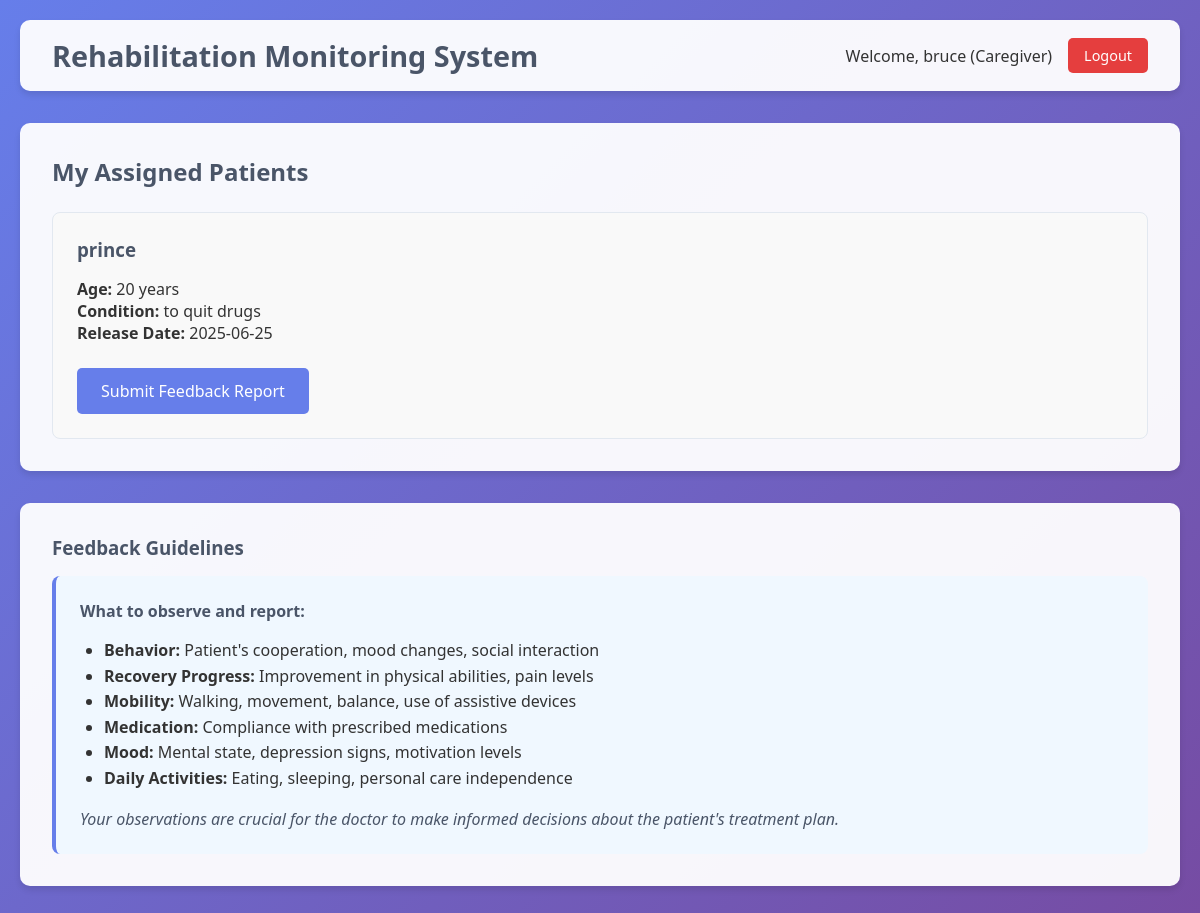
The app's page /caregiver_dashboard (signed in) with its own data.
### tables this page shows
CREATE TABLE patients (
            id INTEGER PRIMARY KEY AUTOINCREMENT,
            name TEXT NOT NULL,
            age INTEGER,
            condition_description TEXT,
            release_date TEXT,
            assigned_caregiver TEXT,
            doctor_id INTEGER,
            FOREIGN KEY (doctor_id) REFERENCES users (id)
        );

### app.py (the view)
@app.route('/caregiver_dashboard')
def caregiver_dashboard():
    if 'user_id' not in session or session['role'] != 'caregiver':
        return redirect(url_for('index'))
    conn = sqlite3.connect('rehabilitation.db')
    cursor = conn.cursor()
    cursor.execute("SELECT * FROM patients WHERE assigned_caregiver = ?", (session['name'],))
    patients = cursor.fetchall()
    conn.close()
    return render_template('caregiver_dashboard.html', patients=patients)

### templates/caregiver_dashboard.html (shortened to what this page needs)
{% extends "base.html" %}
{% block content %}
<div class="card">
    <h2 style="margin-bottom: 1.5rem; color: #4a5568;">My Assigned Patients</h2>
    {% if patients %}
    <div class="grid">
        {% for patient in patients %}
        <div style="border: 1px solid #e2e8f0; border-radius: 8px; padding: 1.5rem; background: #f9f9f9;">
            <h3 style="color: #4a5568; margin-bottom: 1rem;">{{ patient[1] }}</h3>
            <p><strong>Age:</strong> {{ patient[2] }} years</p>
            <p><strong>Condition:</strong> {{ patient[3] }}</p>
            <p><strong>Release Date:</strong> {{ patient[4] }}</p>
            <div style="margin-top: 1.5rem;">
                <a href="{{ url_for('submit_feedback_form', patient_id=patient[0]) }}" class="btn">Submit Feedback Report</a>
            </div>
        </div>
        {% endfor %}
    </div>
    {% else %}
    <p style="text-align: center; color: #718096; font-size: 1.1rem;">No patients assigned to you yet.</p>
    {% endif %}
</div>
<div class="card">
    <h3 style="margin-bottom: 1rem; color: #4a5568;">Feedback Guidelines</h3>
    <div style="background: #f0f8ff; padding: 1.5rem; border-radius: 8px; border-left: 4px solid #667eea;">
        <h4 style="margin-bottom: 1rem; color: #4a5568;">What to observe and report:</h4>
        <ul style="margin-left: 1.5rem; line-height: 1.6;">
            <li><strong>Behavior:</strong> Patient's cooperation, mood changes, social interaction</li>
            <li><strong>Recovery Progress:</strong> Improvement in physical abilities, pain levels</li>
            <li><strong>Mobility:</strong> Walking, movement, balance, use of assistive devices</li>
            <li><strong>Medication:</strong> Compliance with prescribed medications</li>
            <li><strong>Mood:</strong> Mental state, depression signs, motivation levels</li>
            <li><strong>Daily Activities:</strong> Eating, sleeping, personal care independence</li>
        </ul>
        <p style="margin-top: 1rem; font-style: italic; color: #4a5568;">
            Your observations are crucial for the doctor to make informed decisions about the patient's treatment plan.
        </p>
    </div>
</div>
{% endblock %}

### templates/base.html (shortened to what this page needs)
<!DOCTYPE html>
<html lang="en">
<head>
</head>
<body>
    <div class="container">
        {% if session.user_id %}
        <div class="header">
            <h1>Rehabilitation Monitoring System</h1>
            <div class="user-info">
                <span>Welcome, {{ session.name }} ({{ session.role.title() }})</span>
                <a href="{{ url_for('logout') }}" class="logout-btn">Logout</a>
            </div>
        </div>
        {% endif %}
        {% block content %}{% endblock %}
    </div>
</body>
</html>

### templates/base.html (style rules this page uses)
* { margin: 0; padding: 0; box-sizing: border-box; }
body { font-family: 'Segoe UI', Tahoma, Geneva, Verdana, sans-serif; background: linear-gradient(135deg, #667eea 0%, #764ba2 100%); min-height: 100vh; color: #333; }
.container { max-width: 1200px; margin: 0 auto; padding: 20px; }
.header { background: rgba(255, 255, 255, 0.95); padding: 1rem 2rem; border-radius: 10px; margin-bottom: 2rem; box-shadow: 0 4px 6px rgba(0, 0, 0, 0.1); display: flex; justify-content: space-between; align-items: center; }
.header h1 { color: #4a5568; font-size: 1.8rem; }
.user-info { display: flex; align-items: center; gap: 1rem; }
.logout-btn { background: #e53e3e; color: white; padding: 0.5rem 1rem; border: none; border-radius: 5px; text-decoration: none; font-size: 0.9rem; transition: background 0.3s; }
.card { background: rgba(255, 255, 255, 0.95); border-radius: 10px; padding: 2rem; margin-bottom: 2rem; box-shadow: 0 4px 6px rgba(0, 0, 0, 0.1); }
.btn { background: #667eea; color: white; padding: 0.75rem 1.5rem; border: none; border-radius: 5px; font-size: 1rem; cursor: pointer; text-decoration: none; display: inline-block; transition: background 0.3s; }
.grid { display: grid; grid-template-columns: repeat(auto-fit, minmax(300px, 1fr)); gap: 1.5rem; }

### records on screen
patients: name "bruce", name "prince", age "20", condition_description "to quit drugs", release_date "2025-06-25"

### other values on screen
{{ session.role.title() }} "Caregiver"
